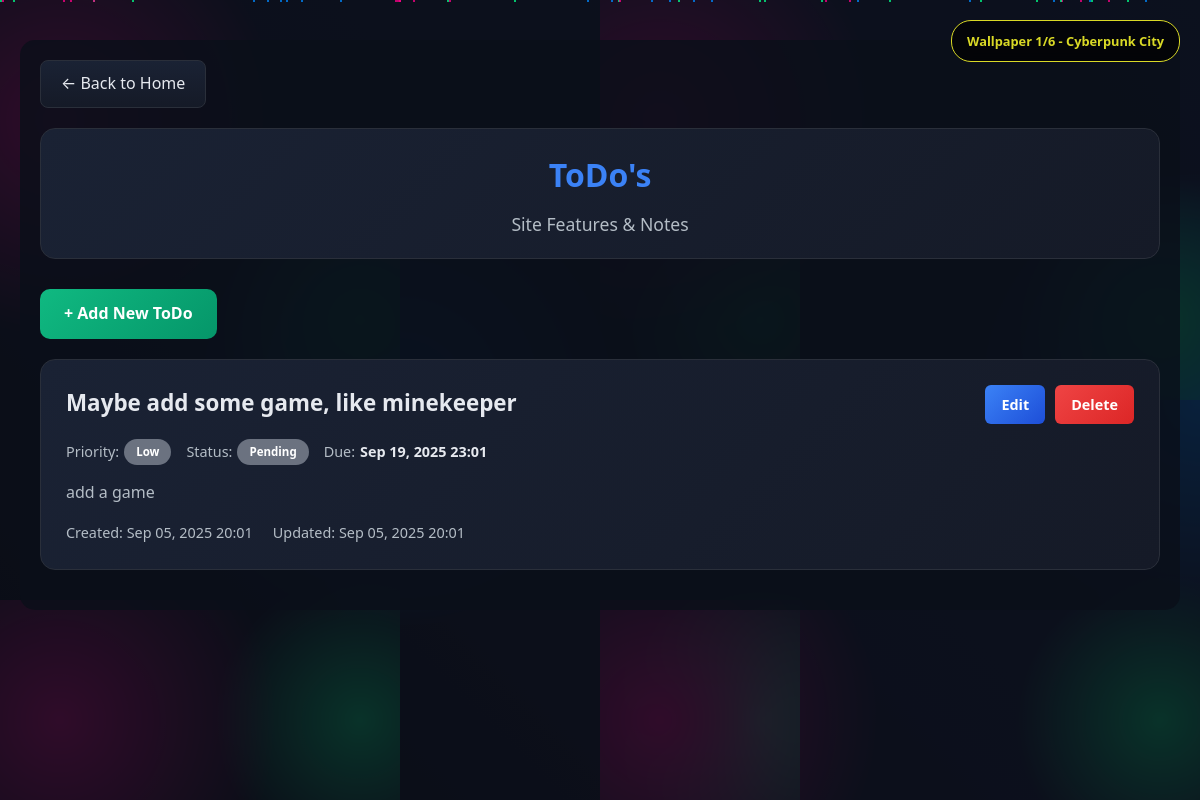
/todos/, run on an earlier commit of the app's database.
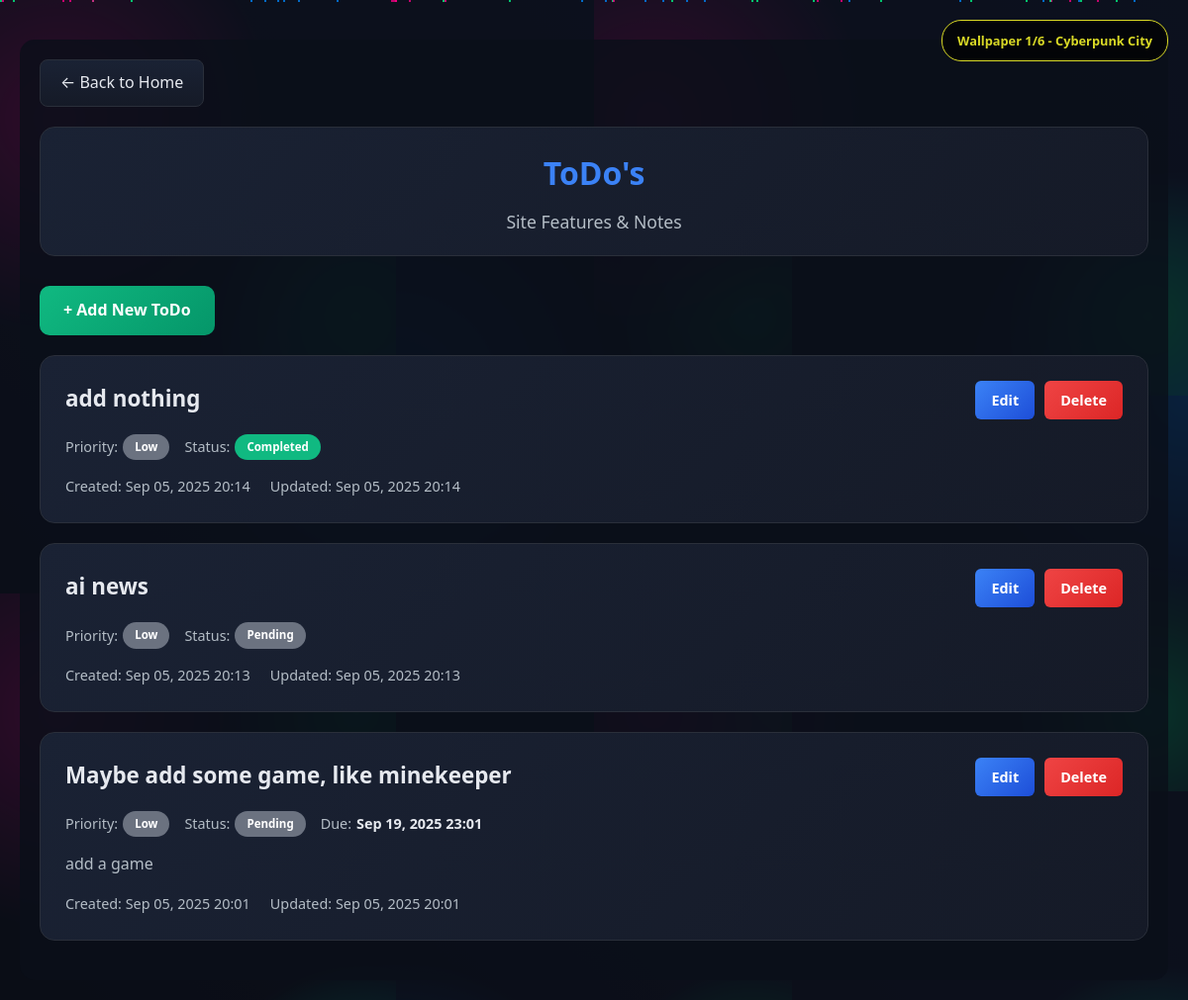
And on a later commit of the database.
### core/models.py (models this page shows, shortened)
class Todo(models.Model):
    PRIORITY_CHOICES = [
        ('low', 'Low'),
        ('medium', 'Medium'),
        ('high', 'High'),
        ('urgent', 'Urgent'),
    ]
    STATUS_CHOICES = [
        ('pending', 'Pending'),
        ('in_progress', 'In Progress'),
        ('completed', 'Completed'),
        ('cancelled', 'Cancelled'),
    ]
    title = models.CharField(max_length=200)
    description = models.TextField(blank=True, null=True)
    priority = models.CharField(max_length=10, choices=PRIORITY_CHOICES, default='medium')
    status = models.CharField(max_length=15, choices=STATUS_CHOICES, default='pending')
    created_at = models.DateTimeField(auto_now_add=True)
    updated_at = models.DateTimeField(auto_now=True)
    due_date = models.DateTimeField(blank=True, null=True)
    class Meta:
        ordering = ['-created_at']

### core/views.py (the view)
# urls.py: path('todos/', views.todo_list, name='todo_list'),
def todo_list(request):
    todos = Todo.objects.all()
    context = {
        'todos': todos,
    }
    return render(request, 'core/todo_list.html', context)

### core/templates/core/todo_list.html (shortened to what this page needs)
{% extends 'core/base.html' %}
{% block content %}
    <a href="{% url 'home' %}" class="back-btn">← Back to Home</a>
    <div class="header">
      <h1>ToDo's</h1>
      <div class="subtitle">Site Features & Notes</div>
    </div>
    <a href="{% url 'todo_create' %}" class="add-btn">+ Add New ToDo</a>
    {% if todos %}
      {% for todo in todos %}
        <div class="todo-card">
          <div class="todo-header">
            <h3 class="todo-title">{{ todo.title }}</h3>
            <div class="todo-actions">
              <a href="{% url 'todo_update' todo.pk %}" class="btn btn-edit">Edit</a>
              <a href="{% url 'todo_delete' todo.pk %}" class="btn btn-delete">Delete</a>
            </div>
          </div>
          <div class="todo-meta">
            <div class="meta-item">
              <span class="meta-label">Priority:</span>
              <span class="priority priority-{{ todo.priority }}">{{ todo.get_priority_display }}</span>
            </div>
            <div class="meta-item">
              <span class="meta-label">Status:</span>
              <span class="status status-{{ todo.status }}">{{ todo.get_status_display }}</span>
            </div>
            {% if todo.due_date %}
              <div class="meta-item">
                <span class="meta-label">Due:</span>
                <span class="meta-value">{{ todo.due_date|date:"M d, Y H:i" }}</span>
              </div>
            {% endif %}
          </div>
          {% if todo.description %}
            <div class="todo-description">
              {{ todo.description|linebreaks }}
            </div>
          {% endif %}
          <div class="todo-dates">
            <div>Created: {{ todo.created_at|date:"M d, Y H:i" }}</div>
            <div>Updated: {{ todo.updated_at|date:"M d, Y H:i" }}</div>
          </div>
        </div>
      {% endfor %}
    {% else %}
      <div class="empty-state">
        <h3>No ToDo's yet</h3>
        <p>Start by adding your first feature idea or note!</p>
      </div>
    {% endif %}
{% endblock %}

### core/templates/core/base.html (shortened to what this page needs)
<!doctype html>
<html lang="en">
<head>
</head>
<body>
  <div class="tech-background wallpaper-1 active" id="wallpaper-1"></div>
  <div class="particles" id="particles"></div>
  <div class="wallpaper-indicator" id="wallpaper-indicator">
  </div>
  <div class="container">
    {% block content %}{% endblock %}
  </div>
</body>
</html>

What changed in the data, as far as the page shows it:
added Todo: title "add nothing", priority "Low", status "Completed", created_at "Sep 05, 2025 20:14", updated_at "Sep 05, 2025 20:14"
added Todo: title "ai news", priority "Low", status "Pending", created_at "Sep 05, 2025 20:13", updated_at "Sep 05, 2025 20:13"
